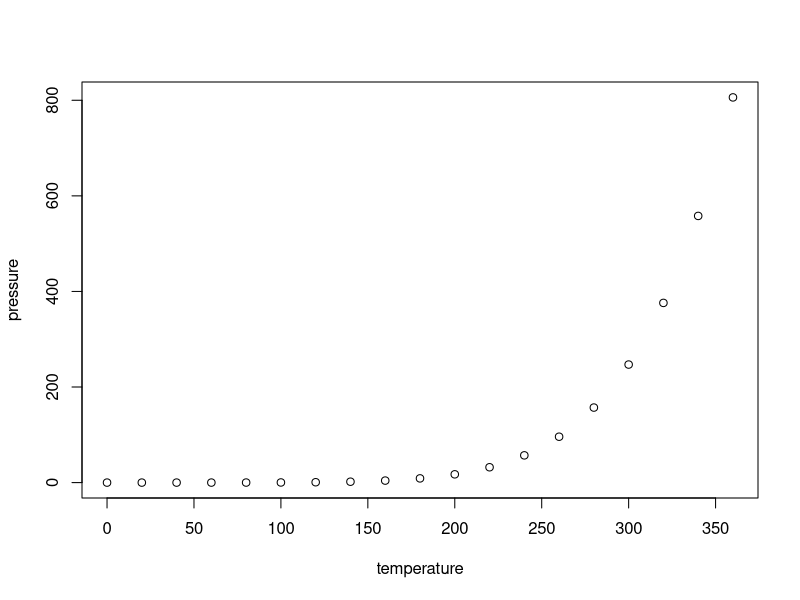
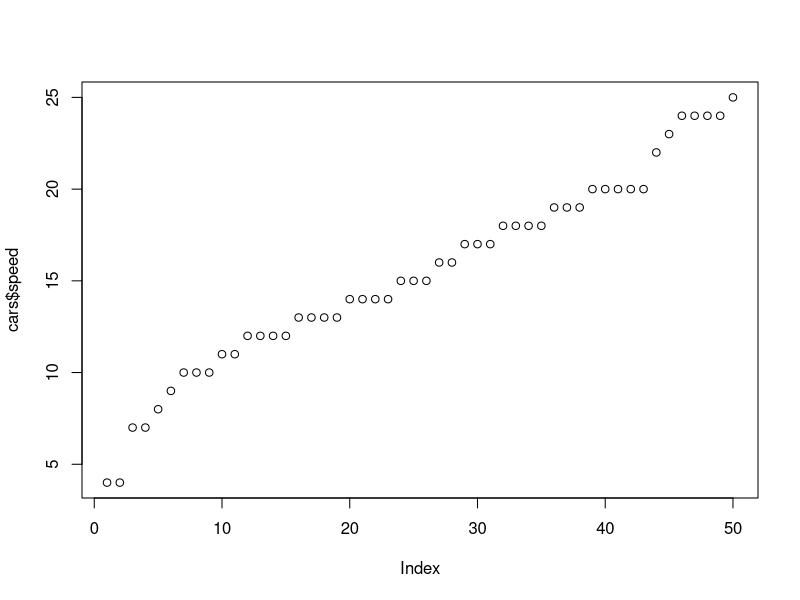

Generate these figures, in order, with R:
## ---- chunk 1
knitr::opts_chunk$set(echo = TRUE)
## ---- chunk 2
summary(cars)
## ---- chunk 3
plot(pressure)
## ---- chunk 4
plot(cars$speed)
